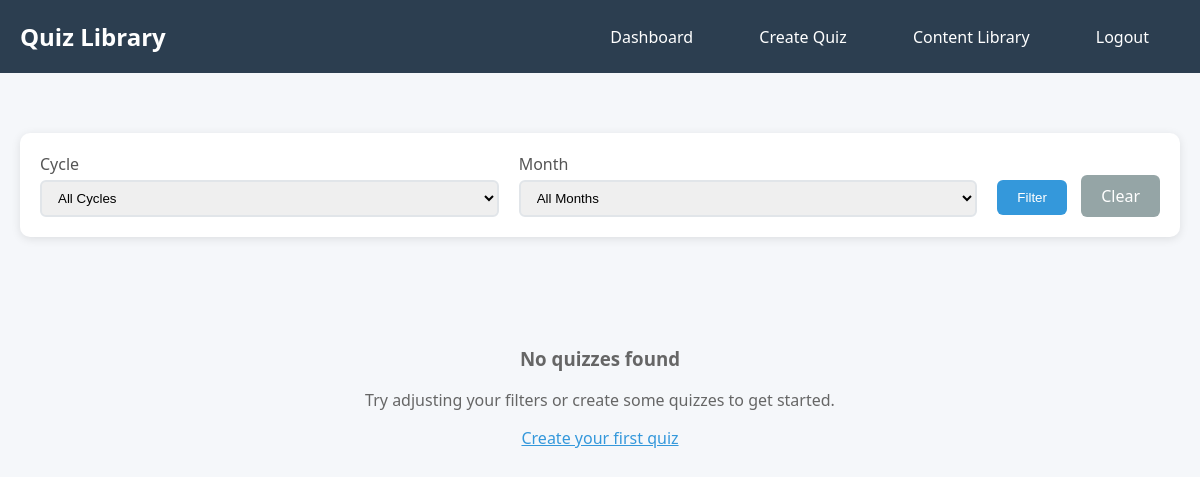
/quiz_list.php (signed in), run on an earlier commit of the app's database.
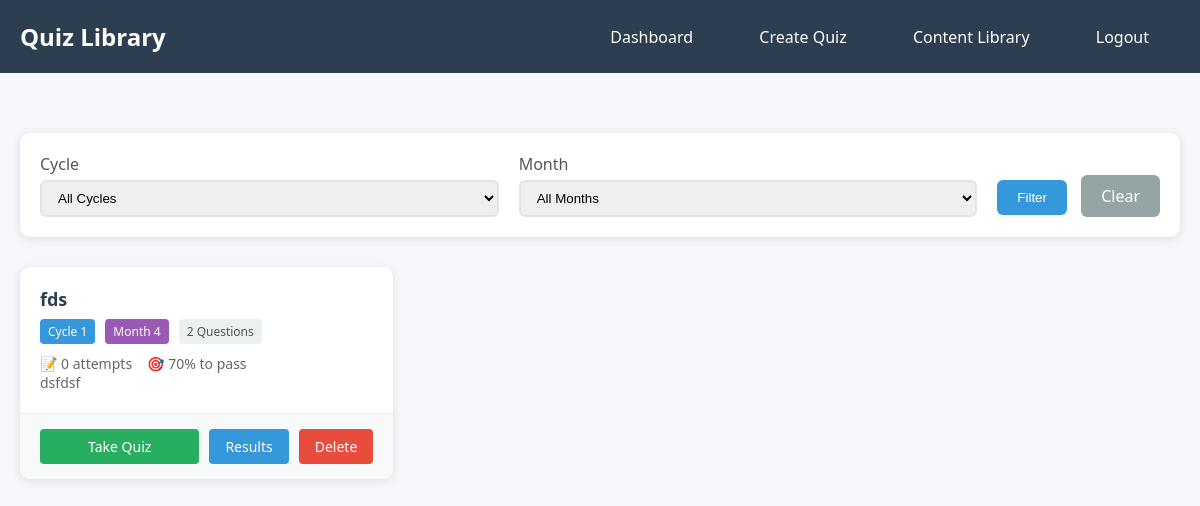
And on a later commit of the database.
### tables this page shows
CREATE TABLE quizzes (
    id INTEGER PRIMARY KEY AUTOINCREMENT,
    title VARCHAR(255) NOT NULL,
    cycle_number INTEGER NOT NULL,
    passing_score INTEGER DEFAULT 70,
    is_active BOOLEAN DEFAULT 1,
    created_at TIMESTAMP DEFAULT CURRENT_TIMESTAMP
, description TEXT, month_number INTEGER);

### src/quiz_list.php (the view, shortened to what this page needs)
<?php
require_once __DIR__ . '/config/db.php';
$where_conditions = ['q.is_active = 1'];
$params = [];
$where_clause = implode(' AND ', $where_conditions);
try {
    $stmt = $pdo->prepare("
        SELECT q.*,
               COUNT(qq.id) as question_count,
               COUNT(DISTINCT qr.user_id) as attempts_count
        FROM quizzes q
        LEFT JOIN quiz_questions qq ON q.id = qq.quiz_id
        LEFT JOIN quiz_results qr ON q.id = qr.quiz_id
        WHERE $where_clause
        GROUP BY q.id
        ORDER BY q.created_at DESC
    ");
    $stmt->execute($params);
    $quiz_list = $stmt->fetchAll(PDO::FETCH_ASSOC);
} catch (PDOException $e) {
    $quiz_list = [];
    $error = "Error loading quizzes: " . $e->getMessage();
}
?>
<!DOCTYPE html>
<html lang="en">
<head>
</head>
<body>
    <div class="header">
        <h1>Quiz Library</h1>
        <div class="nav-links">
            <a href="dashboard.php">Dashboard</a>
            <?php if (in_array($_SESSION['role'], ['admin', 'org_admin'])): ?>
                <a href="quiz_create.php">Create Quiz</a>
            <?php endif; ?>
            <a href="content_list.php">Content Library</a>
            <a href="logout.php">Logout</a>
        </div>
    </div>
    <div class="container">
        <div class="filters">
            <form method="GET" action="">
                <div class="filter-row">
                    <div class="filter-group">
                        <label for="cycle">Cycle</label>
                        <select id="cycle" name="cycle">
                            <option value="">All Cycles</option>
                        </select>
                    </div>
                    <div class="filter-group">
                        <label for="month">Month</label>
                        <select id="month" name="month">
                            <option value="">All Months</option>
                        </select>
                    </div>
                    <div>
                        <button type="submit" class="filter-btn">Filter</button>
                        <a href="quiz_list.php" class="clear-btn">Clear</a>
                    </div>
                </div>
            </form>
        </div>
        <?php if (empty($quiz_list)): ?>
            <div class="empty-state">
                <h3>No quizzes found</h3>
                <p>Try adjusting your filters or create some quizzes to get started.</p>
                <?php if (in_array($_SESSION['role'], ['admin', 'org_admin'])): ?>
                    <p><a href="quiz_create.php" style="color: #3498db;">Create your first quiz</a></p>
                <?php endif; ?>
            </div>
        <?php else: ?>
            <div class="quiz-grid">
                <?php foreach ($quiz_list as $quiz): ?>
                    <div class="quiz-card">
                        <div class="quiz-header">
                            <div class="quiz-title"><?php echo htmlspecialchars($quiz['title']); ?></div>
                            <div class="quiz-meta">
                                <span class="meta-badge cycle">Cycle <?php echo $quiz['cycle_number']; ?></span>
                                <?php if ($quiz['month_number']): ?>
                                    <span class="meta-badge month">Month <?php echo $quiz['month_number']; ?></span>
                                <?php endif; ?>
                                <span class="meta-badge"><?php echo $quiz['question_count']; ?> Questions</span>
                            </div>
                            <div class="quiz-stats">
                                <span class="stat">📝 <?php echo $quiz['attempts_count']; ?> attempts</span>
                                <span class="stat">🎯 <?php echo $quiz['passing_score']; ?>% to pass</span>
                            </div>
                            <?php if ($quiz['description']): ?>
                                <div class="quiz-description"><?php echo htmlspecialchars($quiz['description']); ?></div>
                            <?php endif; ?>
                        </div>
                        <div class="quiz-actions">
                            <a href="take_quiz.php?id=<?php echo $quiz['id']; ?>" class="take-quiz-btn">Take Quiz</a>
                            <?php if (in_array($_SESSION['role'], ['admin', 'org_admin'])): ?>
                                <a href="quiz_results.php?id=<?php echo $quiz['id']; ?>" class="view-btn">Results</a>
                                <a href="quiz_list.php?delete=<?php echo $quiz['id']; ?>" class="delete-btn" onclick="return confirm('Are you sure you want to delete this quiz? This will also delete all results.')">Delete</a>
                            <?php endif; ?>
                        </div>
                    </div>
                <?php endforeach; ?>
            </div>
        <?php endif; ?>
    </div>
</body>
</html>

### src/quiz_list.php (style rules this page uses)
body { font-family: 'Segoe UI', Tahoma, Geneva, Verdana, sans-serif; margin: 0; background: #f5f7fa; }
.header { background: #2c3e50; color: white; padding: 20px; display: flex; justify-content: space-between; align-items: center; }
.header h1 { margin: 0; font-size: 24px; }
.nav-links a { color: white; text-decoration: none; margin: 0 15px; padding: 8px 16px; border-radius: 4px; transition: background 0.2s; }
.container { max-width: 1200px; margin: 40px auto; padding: 20px; }
.filters { background: white; padding: 20px; border-radius: 10px; box-shadow: 0 2px 10px rgba(0,0,0,0.1); margin-bottom: 30px; }
.filter-row { display: flex; gap: 20px; align-items: end; }
.filter-group { flex: 1; }
.filter-group label { display: block; margin-bottom: 5px; font-weight: 500; color: #555; }
.filter-group select { width: 100%; padding: 8px 12px; border: 2px solid #e1e5e9; border-radius: 6px; }
.filter-btn, .clear-btn { padding: 10px 20px; border: none; border-radius: 6px; cursor: pointer; text-decoration: none; display: inline-block; }
.filter-btn { background: #3498db; color: white; }
.clear-btn { background: #95a5a6; color: white; margin-left: 10px; }
.quiz-grid { display: grid; grid-template-columns: repeat(auto-fill, minmax(350px, 1fr)); gap: 20px; }
.quiz-card { background: white; border-radius: 10px; box-shadow: 0 2px 10px rgba(0,0,0,0.1); overflow: hidden; transition: transform 0.2s; }
.quiz-header { padding: 20px; border-bottom: 1px solid #eee; }
.quiz-title { font-size: 18px; font-weight: 600; margin-bottom: 8px; color: #2c3e50; }
.quiz-meta { display: flex; gap: 10px; margin-bottom: 10px; flex-wrap: wrap; }
.meta-badge { background: #ecf0f1; color: #555; padding: 4px 8px; border-radius: 4px; font-size: 12px; }
.meta-badge.cycle { background: #3498db; color: white; }
.meta-badge.month { background: #9b59b6; color: white; }
.quiz-stats { display: flex; gap: 15px; margin-top: 10px; }
.stat { font-size: 14px; color: #666; }
.quiz-description { color: #666; font-size: 14px; line-height: 1.4; }
.quiz-actions { padding: 15px 20px; background: #f8f9fa; display: flex; gap: 10px; }
.take-quiz-btn, .view-btn, .delete-btn { padding: 8px 16px; border: none; border-radius: 4px; text-decoration: none; font-size: 14px; cursor: pointer; text-align: center; }
.take-quiz-btn { background: #27ae60; color: white; flex: 1; }
.view-btn { background: #3498db; color: white; }
.delete-btn { background: #e74c3c; color: white; }
.empty-state { text-align: center; padding: 60px 20px; color: #666; }

What changed in the data, as far as the page shows it:
added quizzes: title "fds", cycle_number "1", month_number "4", question_count "2", attempts_count "0", passing_score "70", description "dsfdsf"
Also different on the page:
text no longer shown: "No quizzes found Try adjusting your filters or create some quizzes to get started. Create your first quiz"
